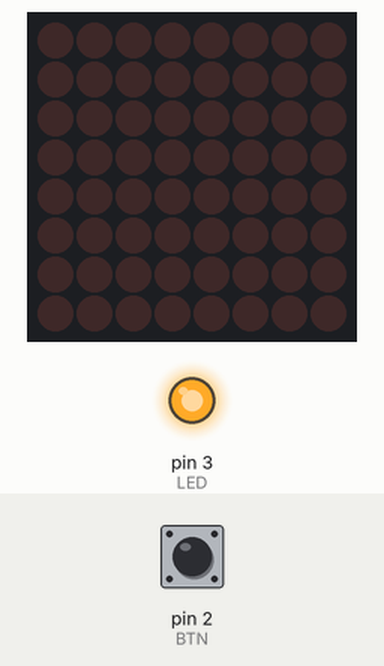
A sketch run on a simulated Arduino Uno, built with avr-gcc and run on an emulated ATmega328P. On the bench: 8×8 LED matrix, output pins drawn as LEDs (lit = HIGH). Inputs (shaded band) come from the test bench; at power-on: pin 2 (BTN) HIGH. Random numbers use the default seed unless the sketch sets one.

Above: at 3.9 s.
4.0 s: pin 2 (BTN) pulled LOW for 0.15 s
At 7.5 s:
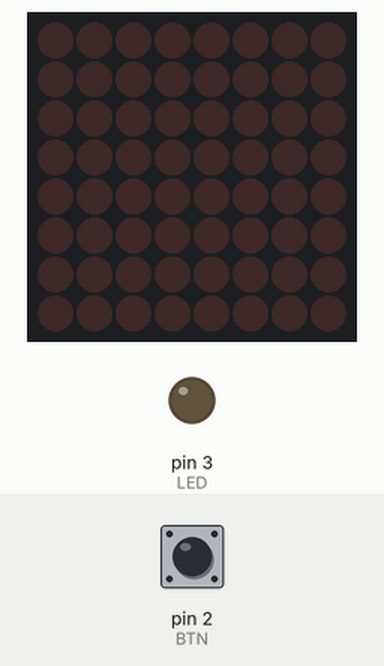
At 8.8 s:
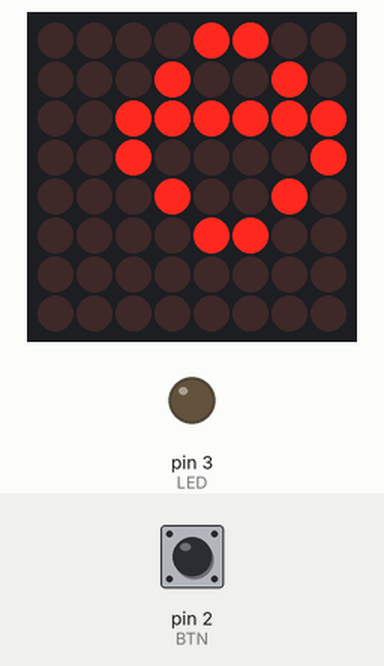
Timing chart, 0 to 10.3 s (numbered marks = the images above; inputs shaded):
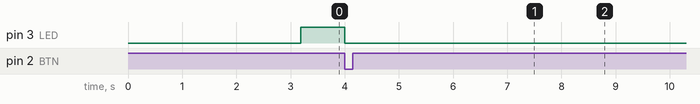

Measured:
- after the input at 4.0 s, pin 3 (LED): HIGH → LOW at once
- what the display in image 1 shows lasts 1.2 s, from 7.2 s to 8.4 s

The sketch:

ReflexMeter.ino
```cpp
/* =============================================================
   REFLEKS 8×8 – TAM ASCII + Türkçe harf + emoji + 2-haneli sayaç
   ============================================================= */
#include <LedControl.h>

#define DIN 11
#define CS  10
#define CLK 13
LedControl lc(DIN, CLK, CS, 1);

/* Paneli 180° ters asılıysa aç */
//#define FLIP_180

const byte BTN = 2;      // buton (INPUT_PULLUP)
const byte LED = 3;      // refleks LED’i

/* ---------------- 5×7 FONT (ASCII 32-126 + TR 127-132) ----------------
 *  • Her karakter 7 byte = 7 sütun   • bit0 üst, bit6 alt piksel
 *  • Karakter genişliği 5, 6. ve 7. sütun boş/geçiş            */
const PROGMEM byte font5x7[][7] = {
/* 32 ' ' */{0,0,0,0,0,0,0},
/* 33 '!' */{0,0,0,0x5f,0,0,0},
/* 34 '"' */{0,0x03,0,0x03,0,0,0},
/* 35 '#' */{0x14,0x7f,0x14,0x7f,0x14,0,0},
/* 36 '$' */{0x24,0x2a,0x7f,0x2a,0x12,0,0},
/* 37 '%' */{0x23,0x13,0x08,0x64,0x62,0,0},
/* 38 '&' */{0x36,0x49,0x55,0x22,0x50,0,0},
/* 39 ''' */{0,0x05,0x03,0,0,0,0},
/* 40 '(' */{0,0x1c,0x22,0x41,0,0,0},
/* 41 ')' */{0,0x41,0x22,0x1c,0,0,0},
/* 42 '*' */{0x14,0x08,0x3e,0x08,0x14,0,0},
/* 43 '+' */{0x08,0x08,0x3e,0x08,0x08,0,0},
/* 44 ',' */{0,0x50,0x30,0,0,0,0},
/* 45 '-' */{0x08,0x08,0x08,0x08,0x08,0,0},
/* 46 '.' */{0,0x60,0x60,0,0,0,0},
/* 47 '/' */{0x20,0x10,0x08,0x04,0x02,0,0},
/* 48 '0' */{0x3e,0x51,0x49,0x45,0x3e,0,0},
/* 49 '1' */{0,0x42,0x7f,0x40,0,0,0},
/* 50 '2' */{0x62,0x51,0x49,0x49,0x46,0,0},
/* 51 '3' */{0x22,0x41,0x49,0x49,0x36,0,0},
/* 52 '4' */{0x18,0x14,0x12,0x7f,0x10,0,0},
/* 53 '5' */{0x27,0x45,0x45,0x45,0x39,0,0},
/* 54 '6' */{0x3c,0x4a,0x49,0x49,0x30,0,0},
/* 55 '7' */{0x01,0x71,0x09,0x05,0x03,0,0},
/* 56 '8' */{0x36,0x49,0x49,0x49,0x36,0,0},
/* 57 '9' */{0x06,0x49,0x49,0x29,0x1e,0,0},
/* 58 ':' */{0,0x36,0x36,0,0,0,0},
/* 59 ';' */{0,0x56,0x36,0,0,0,0},
/* 60 '<' */{0x08,0x14,0x22,0x41,0,0,0},
/* 61 '=' */{0x14,0x14,0x14,0x14,0x14,0,0},
/* 62 '>' */{0x41,0x22,0x14,0x08,0,0,0},
/* 63 '?' */{0x02,0x01,0x51,0x09,0x06,0,0},
/* 64 '@' */{0x32,0x49,0x79,0x41,0x3e,0,0},
/* 65 'A' */{0x7e,0x11,0x11,0x11,0x7e,0,0},
/* 66 'B' */{0x7f,0x49,0x49,0x49,0x36,0,0},
/* 67 'C' */{0x3e,0x41,0x41,0x41,0x22,0,0},
/* 68 'D' */{0x7f,0x41,0x41,0x22,0x1c,0,0},
/* 69 'E' */{0x7f,0x49,0x49,0x49,0x41,0,0},
/* 70 'F' */{0x7f,0x09,0x09,0x09,0x01,0,0},
/* 71 'G' */{0x3e,0x41,0x49,0x49,0x7a,0,0},
/* 72 'H' */{0x7f,0x08,0x08,0x08,0x7f,0,0},
/* 73 'I' */{0,0x41,0x7f,0x41,0,0,0},
/* 74 'J' */{0x20,0x40,0x41,0x3f,0x01,0,0},
/* 75 'K' */{0x7f,0x08,0x14,0x22,0x41,0,0},
/* 76 'L' */{0x7f,0x40,0x40,0x40,0x40,0,0},
/* 77 'M' */{0x7f,0x02,0x04,0x02,0x7f,0,0},
/* 78 'N' */{0x7f,0x04,0x08,0x10,0x7f,0,0},
/* 79 'O' */{0x3e,0x41,0x41,0x41,0x3e,0,0},
/* 80 'P' */{0x7f,0x09,0x09,0x09,0x06,0,0},
/* 81 'Q' */{0x3e,0x41,0x51,0x21,0x5e,0,0},
/* 82 'R' */{0x7f,0x09,0x19,0x29,0x46,0,0},
/* 83 'S' */{0x46,0x49,0x49,0x49,0x31,0,0},
/* 84 'T' */{0x01,0x01,0x7f,0x01,0x01,0,0},
/* 85 'U' */{0x3f,0x40,0x40,0x40,0x3f,0,0},
/* 86 'V' */{0x1f,0x20,0x40,0x20,0x1f,0,0},
/* 87 'W' */{0x7f,0x20,0x18,0x20,0x7f,0,0},
/* 88 'X' */{0x63,0x14,0x08,0x14,0x63,0,0},
/* 89 'Y' */{0x03,0x04,0x78,0x04,0x03,0,0},
/* 90 'Z' */{0x61,0x51,0x49,0x45,0x43,0,0},
/* 91 '[' */{0,0x7f,0x41,0x41,0,0,0},
/* 92 '\'*/{0x02,0x04,0x08,0x10,0x20,0,0},
/* 93 ']' */{0,0x41,0x41,0x7f,0,0,0},
/* 94 '^' */{0x04,0x02,0x01,0x02,0x04,0,0},
/* 95 '_' */{0x40,0x40,0x40,0x40,0x40,0,0},
/* 96 '`' */{0,0x03,0x07,0,0,0,0},
/* 97 'a' */{0x20,0x54,0x54,0x54,0x78,0,0},
/* 98 'b' */{0x7f,0x48,0x44,0x44,0x38,0,0},
/* 99 'c' */{0x38,0x44,0x44,0x44,0x20,0,0},
/*100 'd' */{0x38,0x44,0x44,0x48,0x7f,0,0},
/*101 'e' */{0x38,0x54,0x54,0x54,0x18,0,0},
/*102 'f' */{0x08,0x7e,0x09,0x01,0x02,0,0},
/*103 'g' */{0x0c,0x52,0x52,0x52,0x3e,0,0},
/*104 'h' */{0x7f,0x08,0x04,0x04,0x78,0,0},
/*105 'i' */{0,0x44,0x7d,0x40,0,0,0},
/*106 'j' */{0x20,0x40,0x44,0x3d,0,0,0},
/*107 'k' */{0x7f,0x10,0x28,0x44,0,0,0},
/*108 'l' */{0,0x41,0x7f,0x40,0,0,0},
/*109 'm' */{0x7c,0x04,0x18,0x04,0x78,0,0},
/*110 'n' */{0x7c,0x08,0x04,0x04,0x78,0,0},
/*111 'o' */{0x38,0x44,0x44,0x44,0x38,0,0},
/*112 'p' */{0x7c,0x14,0x14,0x14,0x08,0,0},
/*113 'q' */{0x08,0x14,0x14,0x18,0x7c,0,0},
/*114 'r' */{0x7c,0x08,0x04,0x04,0x08,0,0},
/*115 's' */{0x48,0x54,0x54,0x54,0x20,0,0},
/*116 't' */{0x04,0x3f,0x44,0x40,0x20,0,0},
/*117 'u' */{0x3c,0x40,0x40,0x20,0x7c,0,0},
/*118 'v' */{0x1c,0x20,0x40,0x20,0x1c,0,0},
/*119 'w' */{0x3c,0x40,0x30,0x40,0x3c,0,0},
/*120 'x' */{0x44,0x28,0x10,0x28,0x44,0,0},
/*121 'y' */{0x0c,0x50,0x50,0x50,0x3c,0,0},
/*122 'z' */{0x44,0x64,0x54,0x4c,0x44,0,0},
/*123 '{' */{0,0x08,0x36,0x41,0,0,0},
/*124 '|' */{0,0,0x7f,0,0,0,0},
/*125 '}' */{0,0x41,0x36,0x08,0,0,0},
/*126 '~' */{0x02,0x01,0x02,0x04,0x02,0,0},
/*127 'Ç' */{0x3e,0x49,0x49,0x49,0x22,0,0},
/*128 'Ş' */{0x06,0x49,0x49,0x49,0x31,0,0},
/*129 'Ğ' */{0x3e,0x41,0x49,0x49,0x7a,0,0},
/*130 'Ü' */{0x3f,0x40,0x40,0x40,0x3f,0,0},
/*131 'Ö' */{0x3e,0x41,0x41,0x41,0x3e,0,0},
/*132 'İ' */{0,0x41,0x7f,0x41,0,0,0}
};

/* ---------------- 3×5 sayı ------------- */
const PROGMEM byte font3x5[10][3] = {
  {0x1f,0x11,0x1f},{0x00,0x1f,0x00},{0x1d,0x15,0x17},
  {0x15,0x15,0x1f},{0x07,0x04,0x1f},{0x17,0x15,0x1d},
  {0x1f,0x15,0x1d},{0x01,0x01,0x1f},{0x1f,0x15,0x1f},
  {0x17,0x15,0x1f}
};

/* --------- 8×8 ikon maskeleri -------- */
const PROGMEM byte emoji[][8]={
{0x04,0x0c,0x18,0x30,0x18,0x0c,0x08,0}, /*⚡*/
{0x1c,0x22,0x5d,0x22,0x1c,0,0,0},       /*🐆*/
{0x02,0x06,0x1e,0x3e,0x1e,0x06,0x02,0}, /*🚀*/
{0x0c,0x12,0x3f,0x21,0x12,0x0c,0,0},    /*🐢*/
{0x1c,0x22,0x55,0x41,0x22,0x1c,0,0},    /*👵*/
{0,0x0e,0x11,0x15,0x11,0x0e,0,0}         /*🙂*/
};

/* ---------- yardımcı çizimler ---------- */
inline void P(byte x,byte y,bool on=1){
#ifdef FLIP_180
  lc.setLed(0,7-y,7-x,on);
#else
  lc.setLed(0,y,x,on);
#endif
}
void drawChar(char ch,int x0){
  if(ch<32 || ch>132) return;
  const byte *p=font5x7[ch-32];
  for(byte c=0;c<5;c++){
    byte b=pgm_read_byte(p+c);
    for(byte r=0;r<7;r++) if(b&(1<<r)) P(x0+c,r+1);
  }
}
void drawNum(byte v){
  lc.clearDisplay(0);
  for(byte c=0;c<3;c++){
    byte l=pgm_read_byte(&(font3x5[v/10][c]));
    byte r=pgm_read_byte(&(font3x5[v%10][c]));
    for(byte rr=0;rr<5;rr++){
      if(l&(1<<rr)) P(c,    rr+1);
      if(r&(1<<rr)) P(c+4,  rr+1);
    }
  }
}
void drawEmoji(byte idx){
  lc.clearDisplay(0);
  for(byte r=0;r<8;r++){
    byte bits=pgm_read_byte(&(emoji[idx][r]));
    for(byte c=0;c<8;c++) if(bits&(1<<(7-c))) P(c,r);
  }
}
void scroll(const String &s,uint16_t d=85){
  int len=s.length()*6+8;
  for(int sh=0;sh<len;sh++){
    lc.clearDisplay(0);
    int x=7-sh;
    for(char ch:s){ drawChar(ch,x); x+=6; }
    delay(d);
  }
}

/* ---------- Setup ---------- */
void setup(){
  lc.shutdown(0,false);
  lc.setIntensity(0,8);
  lc.clearDisplay(0);
  pinMode(BTN,INPUT_PULLUP);
  pinMode(LED,OUTPUT);
  randomSeed(analogRead(A0));
}

/* ---------- Loop ---------- */
void loop(){
  delay(random(2000,4000));
  digitalWrite(LED,HIGH);
  unsigned long t0=millis();

  while(digitalRead(BTN)){                // canlı sayaç
    byte ds=((millis()-t0)/100)%100;
    drawNum(ds);
  }
  digitalWrite(LED,LOW);
  unsigned ms=millis()-t0;

  scroll(String(ms)+"MS  ");              // sonuç
  byte idx; String msg;
  if(ms<150){idx=0;msg="SIMSEK HIZI!";}
  else if(ms<300){idx=1;msg="CITA GIBI HIZLI!";}
  else if(ms<450){idx=2;msg="ROKET MODU!";}
  else if(ms<650){idx=5;msg="FENA DEGIL!";}
  else if(ms<850){idx=3;msg="TOSBAGA MODU :)";}
  else {idx=4;msg="NINE HIZINDA!";}

  drawEmoji(idx); delay(700);
  scroll(msg);
  delay(1200);
}
```
